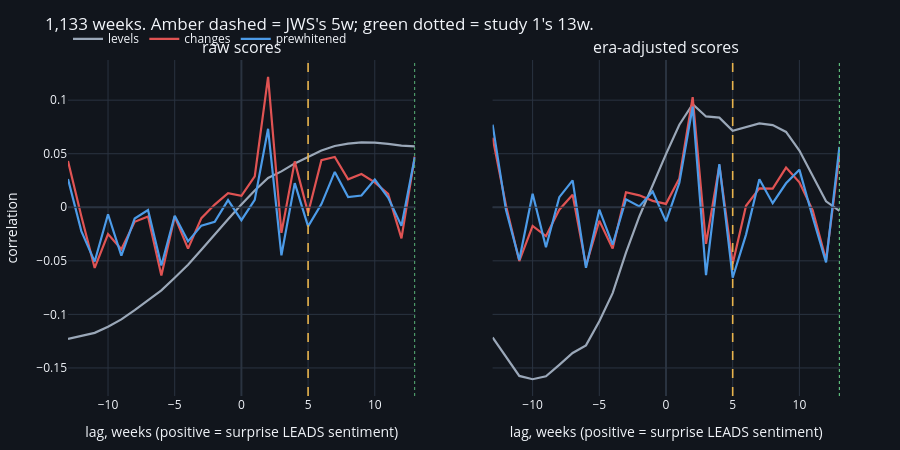

Here is the notebook cell this chart was saved with:
### Code cell
fig = make_subplots(rows=1, cols=2, shared_yaxes=True,
                    subplot_titles=("raw scores", "era-adjusted scores"))
for col_i, col in enumerate(("raw", "era_adjusted"), start=1):
    for tr, colr in (("levels", GREY), ("changes", RED), ("prewhitened", BLUE)):
        c = RES[(col, tr)]["curve"]
        fig.add_trace(go.Scatter(x=c["lag_weeks"], y=c["corr"], name=tr, legendgroup=tr,
                                 showlegend=col_i == 1,
                                 line=dict(color=colr, width=2.2)), row=1, col=col_i)
    fig.add_vline(x=CFG.jws_lead_weeks, line=dict(color=AMBER, width=1.6, dash="dash"),
                  row=1, col=col_i)
    fig.add_vline(x=13, line=dict(color=GREEN, width=1.2, dash="dot"), row=1, col=col_i)
    fig.add_hline(y=0, line=dict(color=GRID, width=1), row=1, col=col_i)
fig.update_xaxes(title_text="lag, weeks (positive = surprise LEADS sentiment)")
fig.update_yaxes(title_text="correlation", row=1, col=1)
style(fig, 450, "1,133 weeks. Amber dashed = JWS's 5w; green dotted = study 1's 13w.")
fig.show()

lv = RES[("raw", "levels")]
ch = RES[("raw", "changes")]
print(f"levels : argmax {lv['argmax']:+d}w, r {lv['corr']:.3f}, p {lv['p_shift']:.4f}, "
      f"plateau {lv['plateau_lo']:+d}..{lv['plateau_hi']:+d} "
      f"({lv['plateau_n']}/{len(LAGS)} lags -- the bootstrap cannot separate ANY lag "
      f"from the peak)")
print(f"changes: argmax {ch['argmax']:+d}w, r {ch['corr']:.3f}, p {ch['p_shift']:.4f}, "
      f"plateau {ch['plateau_lo']:+d}..{ch['plateau_hi']:+d} "
      f"({ch['plateau_n']}/{len(LAGS)} lag) -- exact over {ch['rotations']} rotations, "
      f"floor {ch['p_floor']:.4f}")
print(f"\nAt JWS's five weeks the changes correlation is {ch['at_5w']:+.3f}.")
print(f"r = {ch['corr']:.3f} explains {ch['corr'] ** 2:.1%} of the variance, measured on")
print(f"a sample {len(SAMPLES['raw']) / 147:.1f}x the first study's 147 weeks.")
print("The significant result is at TWO weeks, with a one-lag plateau, and it is")
print("the only cell in either study whose peak the bootstrap can actually pin.")

### Figure 1 — Plotly figure (JSON) as saved in the notebook; plotly's stock layout.template omitted (floating-point values rounded to 4 significant figures)
{"data": [{"legendgroup": "levels", "line": {"color": "#9aa7b8", "width": 2.2}, "name": "levels", "showlegend": true, "type": "scatter", "x": [-13, -12, -11, -10, -9, -8, -7, -6, -5, -4, -3, -2, -1, 0, 1, 2, 3, 4, 5, 6, 7, 8, 9, 10, 11, 12, 13], "xaxis": "x", "y": [-0.1229, -0.1204, -0.1173, -0.1116, -0.1047, -0.09601, -0.08678, -0.07761, -0.06577, -0.05359, -0.03958, -0.02501, -0.01112, 0.002569, 0.01573, 0.02741, 0.0335, 0.04097, 0.04677, 0.05294, 0.05717, 0.0594, 0.06061, 0.06036, 0.05918, 0.05757, 0.05695], "yaxis": "y"}, {"legendgroup": "changes", "line": {"color": "#e05353", "width": 2.2}, "name": "changes", "showlegend": true, "type": "scatter", "x": [-13, -12, -11, -10, -9, -8, -7, -6, -5, -4, -3, -2, -1, 0, 1, 2, 3, 4, 5, 6, 7, 8, 9, 10, 11, 12, 13], "xaxis": "x", "y": [0.04317, -0.008378, -0.05661, -0.02498, -0.03921, -0.01358, -0.008685, -0.06372, -0.008653, -0.03856, -0.01014, 0.002514, 0.01323, 0.01068, 0.02879, 0.1218, -0.02387, 0.04287, -0.005271, 0.044, 0.04702, 0.0261, 0.031, 0.02327, 0.01248, -0.02901, 0.04741], "yaxis": "y"}, {"legendgroup": "prewhitened", "line": {"color": "#4c9be8", "width": 2.2}, "name": "prewhitened", "showlegend": true, "type": "scatter", "x": [-13, -12, -11, -10, -9, -8, -7, -6, -5, -4, -3, -2, -1, 0, 1, 2, 3, 4, 5, 6, 7, 8, 9, 10, 11, 12, 13], "xaxis": "x", "y": [0.02633, -0.02228, -0.05069, -0.006542, -0.0451, -0.01052, -0.002657, -0.05442, -0.007838, -0.03183, -0.01715, -0.01366, 0.006668, -0.01203, 0.00684, 0.07329, -0.04481, 0.02256, -0.01784, 0.003007, 0.03303, 0.009591, 0.01098, 0.02595, 0.009049, -0.01736, 0.04663], "yaxis": "y"}, {"legendgroup": "levels", "line": {"color": "#9aa7b8", "width": 2.2}, "name": "levels", "showlegend": false, "type": "scatter", "x": [-13, -12, -11, -10, -9, -8, -7, -6, -5, -4, -3, -2, -1, 0, 1, 2, 3, 4, 5, 6, 7, 8, 9, 10, 11, 12, 13], "xaxis": "x2", "y": [-0.1216, -0.1394, -0.1574, -0.1605, -0.1578, -0.1471, -0.1361, -0.1289, -0.1063, -0.08013, -0.04243, -0.008584, 0.02128, 0.04968, 0.0771, 0.09627, 0.0848, 0.08373, 0.07132, 0.0749, 0.07823, 0.07676, 0.07036, 0.05297, 0.02876, 0.005536, -0.003401], "yaxis": "y2"}, {"legendgroup": "changes", "line": {"color": "#e05353", "width": 2.2}, "name": "changes", "showlegend": false, "type": "scatter", "x": [-13, -12, -11, -10, -9, -8, -7, -6, -5, -4, -3, -2, -1, 0, 1, 2, 3, 4, 5, 6, 7, 8, 9, 10, 11, 12, 13], "xaxis": "x2", "y": [0.06494, 0.001956, -0.05021, -0.01746, -0.02699, -0.002217, 0.01169, -0.05448, -0.01257, -0.0386, 0.014, 0.01116, 0.005968, 0.003175, 0.02696, 0.1029, -0.03416, 0.03901, -0.05261, 0.001349, 0.01769, 0.01734, 0.03709, 0.02335, -0.002835, -0.04918, 0.04818], "yaxis": "y2"}, {"legendgroup": "prewhitened", "line": {"color": "#4c9be8", "width": 2.2}, "name": "prewhitened", "showlegend": false, "type": "scatter", "x": [-13, -12, -11, -10, -9, -8, -7, -6, -5, -4, -3, -2, -1, 0, 1, 2, 3, 4, 5, 6, 7, 8, 9, 10, 11, 12, 13], "xaxis": "x2", "y": [0.0772, -0.002428, -0.04927, 0.01264, -0.0374, 0.009434, 0.0251, -0.05647, -0.002283, -0.03488, 0.00738, 0.0007533, 0.01475, -0.01312, 0.02282, 0.09394, -0.06336, 0.0404, -0.06578, -0.02553, 0.02614, 0.00379, 0.02237, 0.03513, -0.009312, -0.05145, 0.05633], "yaxis": "y2"}], "layout": {"annotations": [{"font": {"size": 16}, "showarrow": false, "text": "raw scores", "x": 0.225, "xanchor": "center", "xref": "paper", "y": 1.0, "yanchor": "bottom", "yref": "paper"}, {"font": {"size": 16}, "showarrow": false, "text": "era-adjusted scores", "x": 0.775, "xanchor": "center", "xref": "paper", "y": 1.0, "yanchor": "bottom", "yref": "paper"}], "font": {"size": 12}, "height": 450, "legend": {"orientation": "h", "x": 0, "y": 1.02, "yanchor": "bottom"}, "margin": {"b": 50, "l": 60, "r": 60, "t": 60}, "paper_bgcolor": "#11151c", "plot_bgcolor": "#11151c", "shapes": [{"line": {"color": "#e8b44c", "dash": "dash", "width": 1.6}, "type": "line", "x0": 5, "x1": 5, "xref": "x", "y0": 0, "y1": 1, "yref": "y domain"}, {"line": {"color": "#5cb87a", "dash": "dot", "width": 1.2}, "type": "line", "x0": 13, "x1": 13, "xref": "x", "y0": 0, "y1": 1, "yref": "y domain"}, {"line": {"color": "#2a3340", "width": 1}, "type": "line", "x0": 0, "x1": 1, "xref": "x domain", "y0": 0, "y1": 0, "yref": "y"}, {"line": {"color": "#e8b44c", "dash": "dash", "width": 1.6}, "type": "line", "x0": 5, "x1": 5, "xref": "x2", "y0": 0, "y1": 1, "yref": "y2 domain"}, {"line": {"color": "#5cb87a", "dash": "dot", "width": 1.2}, "type": "line", "x0": 13, "x1": 13, "xref": "x2", "y0": 0, "y1": 1, "yref": "y2 domain"}, {"line": {"color": "#2a3340", "width": 1}, "type": "line", "x0": 0, "x1": 1, "xref": "x2 domain", "y0": 0, "y1": 0, "yref": "y2"}], "title": {"text": "1,133 weeks. Amber dashed = JWS's 5w; green dotted = study 1's 13w."}, "xaxis": {"anchor": "y", "domain": [0.0, 0.45], "gridcolor": "#2a3340", "title": {"text": "lag, weeks (positive = surprise LEADS sentiment)"}, "zerolinecolor": "#2a3340"}, "xaxis2": {"anchor": "y2", "domain": [0.55, 1.0], "gridcolor": "#2a3340", "title": {"text": "lag, weeks (positive = surprise LEADS sentiment)"}, "zerolinecolor": "#2a3340"}, "yaxis": {"anchor": "x", "domain": [0.0, 1.0], "gridcolor": "#2a3340", "title": {"text": "correlation"}, "zerolinecolor": "#2a3340"}, "yaxis2": {"anchor": "x2", "domain": [0.0, 1.0], "gridcolor": "#2a3340", "matches": "y", "showticklabels": false, "zerolinecolor": "#2a3340"}}}
